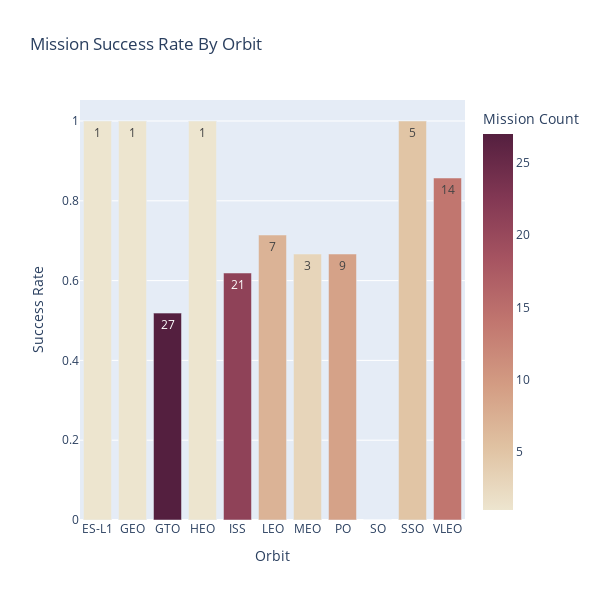

The notebook cell this image was saved under:
### Code cell
# HINT use groupby method on Orbit column and get the mean of Class column
orbit = pd.DataFrame()
orbit['Orbit'] = []
orbit['Success Rate'] = []
orbit['Mission Count'] = []

orb = df.groupby('Orbit')['Class'].mean()
orbit['Mission Count'] = df.groupby('Orbit').size()
orbit['Orbit'] = orb.index

for index, value in orb.items():
    orbit.loc[orbit['Orbit'] == index, 'Success Rate'] = value


#orbit.plot(kind='bar', title='Mission Success Rate By Orbit', ylabel='Success Rate', xlabel='Orbit', figsize=(6, 5))
#plt.show()
fig = px.bar(orbit, y='Success Rate', x='Orbit', 
                 #text_auto='.2f',
                 text='Mission Count',
                 height=600, 
                 width = 600, 
                 title="Mission Success Rate By Orbit",
                 range_y = [0,1],
                 color='Mission Count',
                 #color_discrete_sequence = ['#0000CD'] #*3 + ['#8B0000'] ,
                 color_continuous_scale='brwnyl' #orrd greys
                 
            )


fig.update_traces(textfont_size=12, 
                  textangle=0, 
                  textposition="inside", 
                  cliponaxis=False)

fig.update_layout(showlegend=False)

fig.show()

#print(px.colors.sequential.Greys)

### Figure 1 — Plotly figure (JSON) as saved in the notebook; plotly's stock layout.template omitted (floating-point values rounded to 4 significant figures)
{"data": [{"alignmentgroup": "True", "cliponaxis": false, "hovertemplate": "Orbit=%{x}<br>Success Rate=%{y}<br>Mission Count=%{marker.color}<extra></extra>", "legendgroup": "", "marker": {"color": [1, 1, 27, 1, 21, 7, 3, 9, 1, 5, 14], "coloraxis": "coloraxis", "pattern": {"shape": ""}}, "name": "", "offsetgroup": "", "orientation": "v", "showlegend": false, "text": [1, 1, 27, 1, 21, 7, 3, 9, 1, 5, 14], "textangle": 0, "textfont": {"size": 12}, "textposition": "inside", "type": "bar", "x": ["ES-L1", "GEO", "GTO", "HEO", "ISS", "LEO", "MEO", "PO", "SO", "SSO", "VLEO"], "xaxis": "x", "y": [1, 1, 0.5185, 1, 0.619, 0.7143, 0.6667, 0.6667, 0, 1, 0.8571], "yaxis": "y"}], "layout": {"barmode": "relative", "coloraxis": {"colorbar": {"title": {"text": "Mission Count"}}, "colorscale": [[0, "rgb(237, 229, 207)"], [0.1667, "rgb(224, 194, 162)"], [0.3333, "rgb(211, 156, 131)"], [0.5, "rgb(193, 118, 111)"], [0.6667, "rgb(166, 84, 97)"], [0.8333, "rgb(129, 55, 83)"], [1, "rgb(84, 31, 63)"]]}, "height": 600, "legend": {"tracegroupgap": 0}, "showlegend": false, "title": {"text": "Mission Success Rate By Orbit"}, "width": 600, "xaxis": {"anchor": "y", "autorange": true, "domain": [0, 1], "range": [-0.5, 10.5], "title": {"text": "Orbit"}, "type": "category"}, "yaxis": {"anchor": "x", "autorange": true, "domain": [0, 1], "range": [0, 1.053], "title": {"text": "Success Rate"}, "type": "linear"}}}
